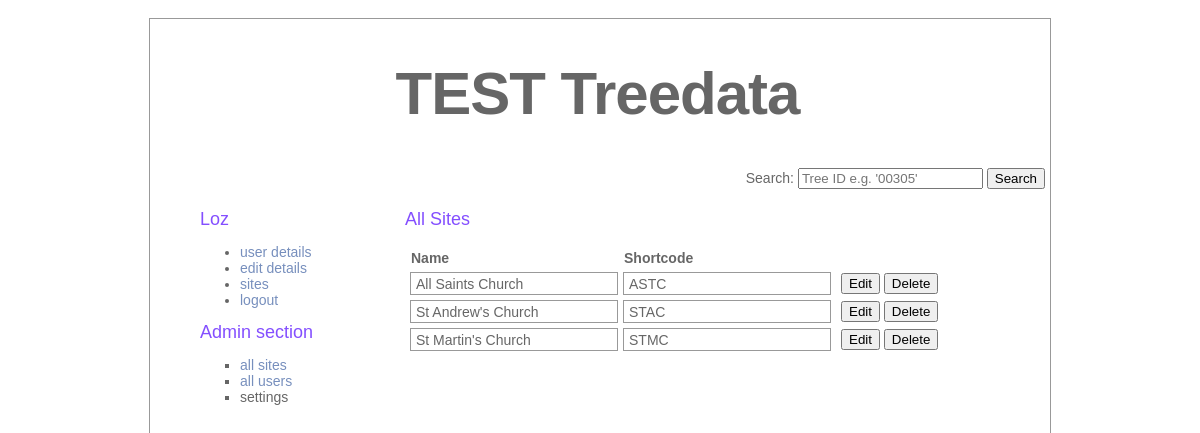
Page /pages/admin/admin_site_all.php (signed in) on the committed database.
### tables this page shows
CREATE TABLE treedata_sites (
    name VARCHAR(100) NOT NULL,
    shortcode VARCHAR(4) NOT NULL PRIMARY KEY,
    description VARCHAR(1000),
    address_line_1 VARCHAR(200),
    address_line_2 VARCHAR(200),
    city VARCHAR(50),
    postcode VARCHAR(9),
    contact_name VARCHAR(100),
    contact_telephone VARCHAR(11),
    image VARCHAR(100)
);

### pages/admin/admin_site_all.php (the view, shortened to what this page needs)
<?php
    $path = "../../";
    $subTitle = "All Sites";
    include($path."assets/includes/site_details.php");
	include ($path."assets/includes/connection.php");
	if (!isset($_SESSION["authenticated_user"]) && !isset($_SESSION["isAdmin"]))
	{
		$_SESSION["message"] = "please log in with an admin account";
		header("Location: $site");
	}
	else
	{
		include($path."assets/includes/header.php");
		include($path."assets/includes/login.php");
	?>
			<div id="text">
                <h2><?php echo $subTitle; ?></h2>
                <p>
                	<?php
						$query = "	SELECT treedata_sites.name, treedata_sites.shortcode
									FROM treedata_sites";
	            		$result = mysqli_query ($connection, $query);
		        		if (mysqli_num_rows($result) > 0)
		        		{
	        			    echo "<table class='sitesAll'>";
	            			echo 	"<tr>";
	            			echo 		"<th>Name</th>";
	            			echo 		"<th>Shortcode</th>";
	            			echo 		"<th></th>";
	            			echo 	"</tr>";
							while($row = mysqli_fetch_array($result, MYSQLI_ASSOC))
		            		{
		            			echo "<tr>";
			            			echo "<td>";
			            			echo $row['name'];
			            			echo "</td>";
			            			echo "<td>";
			            			echo $row['shortcode'];
			            			echo "</td>";
	            					echo "<td>";
			            			echo "<a href='javascript:{}' onclick=\"document.getElementById('siteEdit".$row['shortcode']."').submit(); return false;\"><button>Edit</button></a>";
			            			echo "<a href='javascript:{}' onclick=\"document.getElementById('siteDelete".$row['shortcode']."').submit(); return false;\"><button>Delete</button></a>";
			            			echo "</td>";
			            		echo "</tr>";
		            		}
				            echo "</table>";
						}
		                else
		                {
		                	echo "<p>No details found </p>";
		                }
            		?>
    			</p>
			</div>
		</div>
	</body>
</html>
<?php
	}
?>

### assets/css/style.css (style rules this page uses)
#text { left: 255px; top: 180px; position: absolute; width: 600px; margin-top: 10px; }
body { color: #666; font-size: 14px; font-family: "Lucida Grande", Arial, sans-serif; font-weight: normal; margin-top: 0; margin-bottom: 0; }
p { margin-top: 5; }
h2 { color: #844fff; font-size: 18px; font-weight: normal; margin: 0px; }
table { width: 100%; margin: 0px; padding: 0px; text-align: left; }
a { color: #778fbd; text-decoration: none; }
table.sitesAll { border: 0px solid #999; margin: 0px; padding: 0px; border-spacing:5px; text-align: left; vertical-align: middle; width: 90%; }
table.sitesAll td { border: 1px solid #999; margin: 0px; padding: 0px 0px 0px 5px; text-align: left; vertical-align: middle; background:; height: 21px; }
table.sitesAll td:nth-child(1) { width: 40%; }
table.sitesAll td:nth-child(2) { width: 40%; }
table.sitesAll td:nth-child(3) { width: 20%; border: 0px; }

### rows in the picture
treedata_sites: name "All Saints Church", shortcode "ASTC"
treedata_sites: name "St Andrew's Church", shortcode "STAC"
treedata_sites: name "St Martin's Church", shortcode "STMC"

### other values in the picture
$title "TEST Treedata"
$username "Loz"
$subTitle "All Sites"
